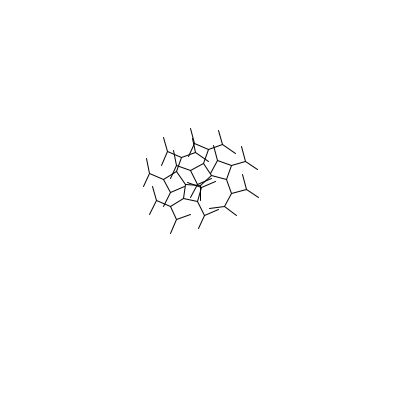
Frame 1 (no input)
Frame 60 (the mouse pressed at the canvas centre just before this capture): identical to frame 1, image omitted
Frame 120 (the mouse held since frame 60 and released just before this capture): identical to frame 1, image omitted

The Processing sketch that drew this single still picture (run headless with seeded random() and noise(); from frame 60 on, the mouse is pressed at the canvas centre):

// Processing sketch: processing_17663
// ── processing_17663.pde

float incrementA, incrementB;
int iterations;
int baseX, baseY;
int len;
int d;

void setup() {
  size(400,400);
  background(255);
  stroke(0,0,0,255);
  smooth();
  iterations = 5;
  baseX = width/2;
  baseY = height/2;
  len = 15;
  d = 6;
  
  randomiseIncrements();
  bifurcate(baseX,baseY,-PI/2,iterations);

}

void draw() {

}

void bifurcate(float x,float y, float a, int c) {
  float newX=x+len*cos(a);
  float newY=y+len*sin(a);
  line(x,y,newX,newY);
  if (c>0) {
    bifurcate(newX,newY,a+incrementA,c-1);
    bifurcate(newX,newY,a+incrementB,c-1);

  }

}

void randomiseIncrements(){
  incrementA=random(-PI,PI);
  incrementB=random(-PI,PI);
}

void mousePressed() {
  background(255);
  randomiseIncrements();
  bifurcate(baseX,baseY,-PI/2,iterations);
}
